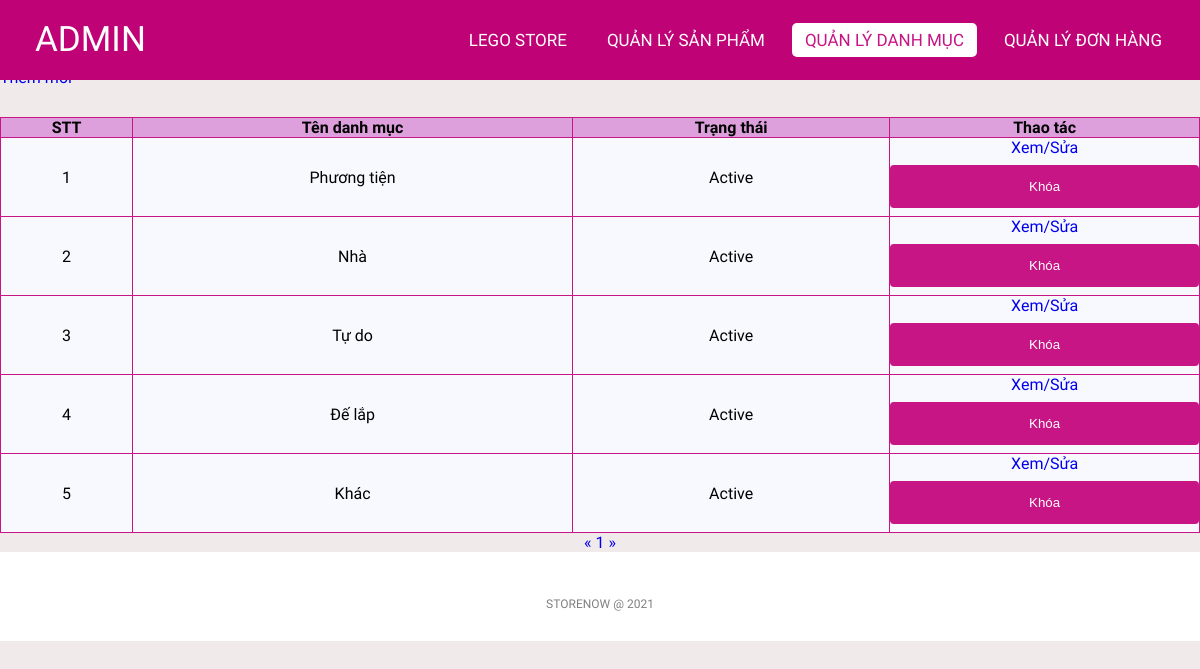
The app's page /admin/categoriesList.php (signed in) with its own data.
### tables this page shows
CREATE TABLE `categories` (
  `id` int(11) NOT NULL,
  `name` varchar(255) NOT NULL,
  `status` tinyint(4) NOT NULL DEFAULT 1
);

### lib/database.php (called while the page is built, shortened)
<?php
class Database extends PDO
{
  public $host   = DB_HOST;
  public $user   = DB_USER;
  public $pass   = DB_PASS;
  public $dbname = DB_NAME;
  public $link;
  private function connectDB()
  {
    $this->link = new mysqli(
      $this->host,
      $this->user,
      $this->pass,
      $this->dbname
    );
  }
  public function select($query)
  {
    $result = $this->link->query($query);
    if ($result->num_rows > 0) {
      return $result;
    } else {
      return false;
    }
  }
}

### classes/categories.php (called while the page is built, shortened)
<?php
$filepath = realpath(dirname(__FILE__));
include_once($filepath . '/../lib/database.php');
?>
<?php
class categories
{
    private $db;
    public function __construct()
    {
        $this->db = new Database();
    }
    public function getAllAdmin($page = 1, $total = 8)
    {
        $tmp = ($page - 1) * $total;
        $query = "SELECT * FROM categories limit $tmp,$total";
        $result = $this->db->select($query);
        return $result;
    }
    public function getCountPaging($row = 8)
    {
        $query = "SELECT COUNT(*) FROM categories";
        $mysqli_result = $this->db->select($query);
        if ($mysqli_result) {
            $totalrow = intval((mysqli_fetch_all($mysqli_result, MYSQLI_ASSOC)[0])['COUNT(*)']);
            $result = ceil($totalrow / $row);
            return $result;
        }
        return false;
    }
}
?>

### admin/categoriesList.php (the view, shortened to what this page needs)
<?php
include '../classes/categories.php';
$categories = new categories();
$list = $categories->getAllAdmin((isset($_GET['page']) ? $_GET['page'] : 1));
$pageCount = $categories->getCountPaging();
?>
<!DOCTYPE html>
<html lang="en">
<head>
    <link rel="stylesheet" href="css/style.css">
    <link rel="stylesheet" href="https://cdnjs.cloudflare.com/ajax/libs/font-awesome/5.15.4/css/all.min.css">
</head>
<body>
    <nav>
        <label class="logo">ADMIN</label>
        <ul>
            <li><a href="../index.php">Lego Store</a></li>
            <li><a href="productlist.php" >Quản lý Sản phẩm</a></li>
            <li><a href="categoriesList.php" class="active">Quản lý danh mục</a></li>
            <li><a href="orderlist.php" id="order">Quản lý Đơn hàng</a></li>
        </ul>
    </nav>
    <div class="title">
        <h1>Danh sách danh mục</h1>
    </div>
    <div class="addNew">
        <a href="add_category.php">Thêm mới</a>
    </div>
    <div class="container">
        <?php $count = 1;
        if ($list) { ?>
            <table class="list">
                <tr>
                    <th>STT</th>
                    <th>Tên danh mục</th>
                    <th>Trạng thái</th>
                    <th>Thao tác</th>
                </tr>
                <?php foreach ($list as $key => $value) { ?>
                    <tr>
                        <td><?= $count++ ?></td>
                        <td><?= $value['name'] ?></td>
                        <td><?= ($value['status']) ? "Active" : "Block" ?></td>
                        <td>
                            <a href="edit_category.php?id=<?= $value['id'] ?>">Xem/Sửa</a>
                            <?php
                            if ($value['status']) { ?>
                                <form action="categoriesList.php" method="post">
                                    <input type="submit" value="Khóa" name="block">
                                </form>
                            <?php } ?>
                        </td>
                    </tr>
                <?php } ?>
            </table>
        <?php } else { ?>
            <h3>Chưa có danh mục nào...</h3>
        <?php } ?>
        <div class="pagination">
            <a href="categoriesList.php?page=<?= (isset($_GET['page'])) ? (($_GET['page'] <= 1) ? 1 : $_GET['page'] - 1) : 1 ?>">&laquo;</a>
            <?php
            for ($i = 1; $i <= $pageCount; $i++) {
                if (isset($_GET['page'])) {
                    if ($i == $_GET['page']) { ?>
                        <a class="active" href="categoriesList.php?page=<?= $i ?>"><?= $i ?></a>
                    <?php } else { ?>
                        <a href="categoriesList.php?page=<?= $i ?>"><?= $i ?></a>
                    <?php  }
                } else { ?>
                    <a href="categoriesList.php?page=<?= $i ?>"><?= $i ?></a>
                <?php  } ?>
            <?php }
            ?>
            <a href="categoriesList.php?page=<?= (isset($_GET['page'])) ? $_GET['page'] + 1 : 2 ?>">&raquo;</a>
        </div>
    </div>
    <footer>
        <p class="copyright">STORENOW @ 2021</p>
    </footer>
</body>
</html>

### admin/css/style.css (style rules this page uses)
* { padding: 0; margin: 0; text-decoration: none; list-style: none; box-sizing: border-box; }
body { font-family: Mitr; background: rgb(240, 234, 234); }
nav { top: 0; position: fixed; background: #c00277; height: 80px; width: 100%; }
label.logo { color: white; font-size: 35px; line-height: 80px; padding: 0 35px; }
nav ul { float: right; margin-right: 20px; }
nav ul li { display: inline-block; line-height: 80px; margin: 0 5px; }
nav ul li a { color: white; font-size: 17px; padding: 7px 13px; border-radius: 3px; text-transform: uppercase; border-radius: 5px; transition: 0.5s; }
.active, a:hover { background-color: white; color: mediumvioletred; }
.container { margin-top: 30px; height: auto; }
.addNew { margin-top: 30px; }
.title { background-color: white; }
footer { padding: 30px 0; background-color:white; }
footer .copyright { margin-top: 15px; text-align: center; font-size: 12px; color: gray; }
.list { width: 100%; background-color: ghostwhite; padding: 10px; border-collapse: collapse; }
th { background-color: plum; border: 1px solid mediumvioletred; }
td { border: 1px solid mediumvioletred; text-align: center; }
input[type=submit] { width: 100%; background-color: mediumvioletred; color: white; padding: 14px 20px; margin: 8px 0; border: none; border-radius: 4px; cursor: pointer; }
.pagination { text-align: center; }

### records on screen
categories: name "Phương tiện", status "Active"
categories: name "Nhà", status "Active"
categories: name "Tự do", status "Active"
categories: name "Đế lắp", status "Active"
categories: name "Khác", status "Active"
